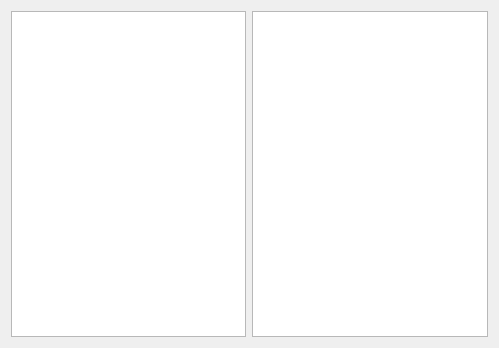
<?xml version="1.0" encoding="UTF-8"?>
<ui version="4.0">
 <class>Dialog</class>
 <widget class="QDialog" name="Dialog">
  <property name="geometry">
   <rect>
    <x>0</x>
    <y>0</y>
    <width>499</width>
    <height>348</height>
   </rect>
  </property>
  <property name="windowTitle">
   <string>Dialog</string>
  </property>
  <layout class="QHBoxLayout" name="horizontalLayout">
   <item>
    <widget class="PlotWidget" name="graphicsView_2"/>
   </item>
   <item>
    <widget class="PlotWidget" name="graphicsView"/>
   </item>
  </layout>
 </widget>
 <customwidgets>
  <customwidget>
   <class>PlotWidget</class>
   <extends>QGraphicsView</extends>
   <header>pyqtgraph</header>
  </customwidget>
 </customwidgets>
 <resources/>
 <connections/>
</ui>
